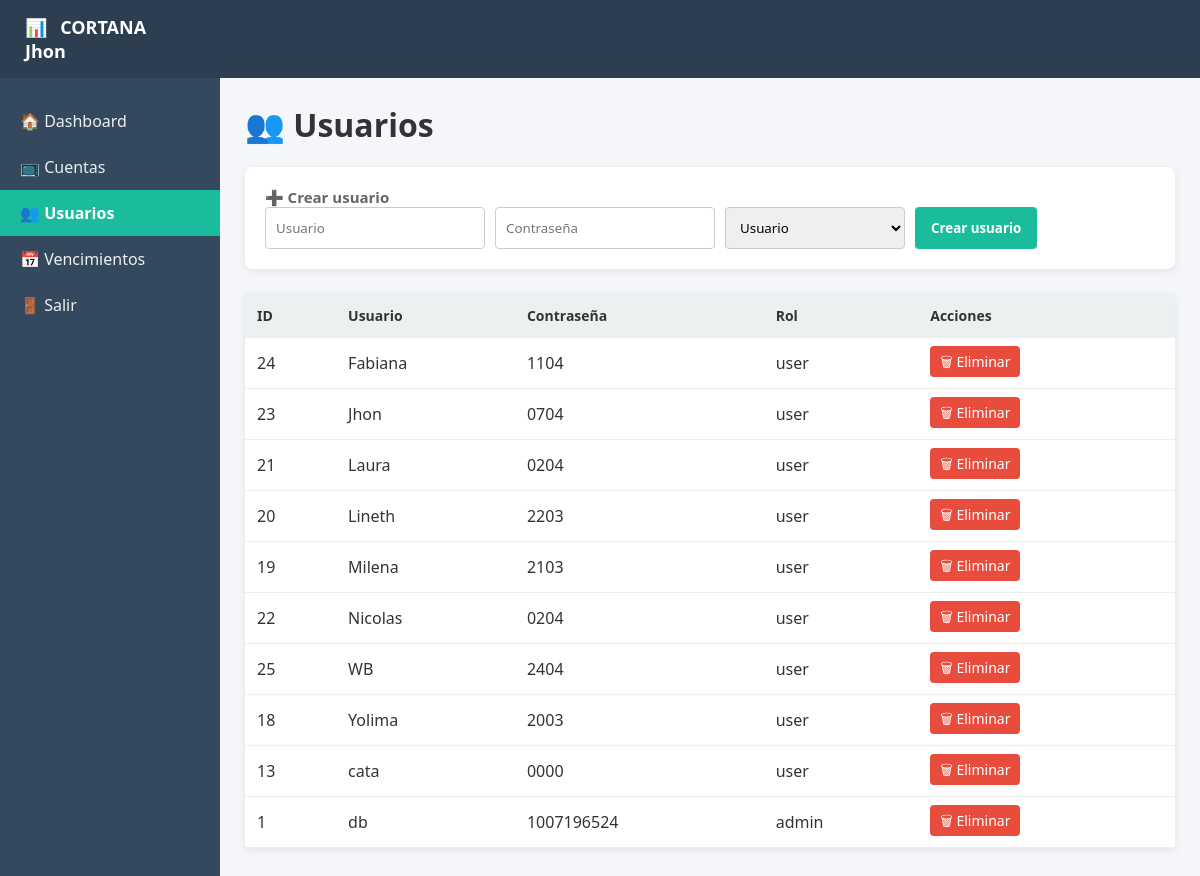
The app's page /usuarios (signed in) with its own data.
### tables this page shows
CREATE TABLE usuarios (
    id INTEGER PRIMARY KEY AUTOINCREMENT,
    username TEXT UNIQUE NOT NULL,
    password TEXT NOT NULL,
    rol TEXT NOT NULL
, telegram_id INTEGER);

### web/main.py (the view)
@app.get("/usuarios", response_class=HTMLResponse)
def usuarios(request: Request):
    if not require_admin(request):
        return RedirectResponse("/login", status_code=302)
    conn = db_connect()
    cur = conn.cursor()
    cur.execute("""
        SELECT id, username, password, rol
        FROM usuarios
        ORDER BY username
    """)
    usuarios = cur.fetchall()
    conn.close()
    return templates.TemplateResponse(
        request,
        "usuarios.html",
        {
            "request": request,
            "title": "Usuarios",
            "usuarios": usuarios,
        }
    )

### web/templates/usuarios.html (shortened to what this page needs)
{% extends "layout.html" %}
{% block content %}
<h1>👥 Usuarios</h1>
<div class="card form-card">
    <h3>➕ Crear usuario</h3>
    <form method="post" action="/usuarios/crear" class="formulario">
        <input type="text" name="username" placeholder="Usuario" required>
        <input type="text" name="password" placeholder="Contraseña" required>
        <select name="rol" required>
            <option value="user">Usuario</option>
        </select>
        <button type="submit">Crear usuario</button>
    </form>
</div>
{% if usuarios %}
<table class="tabla">
    <tr>
        <th>ID</th>
        <th>Usuario</th>
        <th>Contraseña</th>
        <th>Rol</th>
        <th>Acciones</th>
    </tr>
    {% for u in usuarios %}
    <tr>
        <td>{{ u[0] }}</td>
        <td>{{ u[1] }}</td>
        <td>{{ u[2] }}</td>
        <td>{{ u[3] }}</td>
        <td>
            <a class="btn eliminar" href="/usuarios/eliminar/{{ u[0] }}">🗑 Eliminar</a>
        </td>
    </tr>
    {% endfor %}
</table>
{% else %}
<p>No hay usuarios registrados.</p>
{% endif %}
{% endblock %}

### web/templates/layout.html (shortened to what this page needs)
<!DOCTYPE html>
<html lang="es">
<head>
    <link rel="stylesheet" href="/static/styles.css">
</head>
<body>
<header class="topbar">
    <div class="logo">📊 <span>CORTANA</span></div>
    <div class="user">
        {{ request.session.username }}
    </div>
</header>
<div class="container">
    <aside class="sidebar">
        <a href="/" class="{% if title=='Dashboard' %}active{% endif %}">🏠 Dashboard</a>
        <a href="/cuentas" class="{% if title=='Cuentas' %}active{% endif %}">📺 Cuentas</a>
        <a href="/usuarios" class="{% if title=='Usuarios' %}active{% endif %}">👥 Usuarios</a>
        <a href="/vencimientos" class="{% if title=='Vencimientos' %}active{% endif %}">📅 Vencimientos</a>
        <a href="/logout">🚪 Salir</a>
    </aside>
    <main class="content">
        {% block content %}{% endblock %}
    </main>
</div>
</body>
</html>

### web/templates/static/styles.css (style rules this page uses)
* { box-sizing: border-box; font-family: "Segoe UI", Arial, sans-serif; }
body { margin: 0; background: #f4f6f9; color: #333; }
.topbar { background: #2c3e50; color: #fff; padding: 15px 25px; font-size: 18px; font-weight: bold; }
.logo span { margin-left: 8px; }
.container { display: flex; height: calc(100vh - 60px); }
.sidebar { width: 220px; background: #34495e; padding: 20px 0; display: flex; flex-direction: column; }
.sidebar a { color: #ecf0f1; padding: 12px 20px; text-decoration: none; transition: background 0.2s; }
.sidebar a.active { background: #1abc9c; color: #fff; font-weight: bold; }
.content { flex: 1; padding: 25px; overflow-y: auto; }
.content h1 { margin-top: 0; }
.card { background: #fff; border-radius: 8px; padding: 20px; box-shadow: 0 2px 8px rgba(0,0,0,0.08); }
.card h3 { margin: 0; font-size: 15px; color: #666; }
.tabla { width: 100%; border-collapse: collapse; background: #fff; box-shadow: 0 2px 8px rgba(0,0,0,0.08); }
.tabla th, .tabla td { padding: 12px; border-bottom: 1px solid #eee; text-align: left; }
.tabla th { background: #ecf0f1; font-size: 14px; }
.btn { padding: 6px 10px; border-radius: 4px; text-decoration: none; margin-right: 5px; font-size: 14px; }
.btn.eliminar { background: #e74c3c; color: white; }
.sidebar { overflow-x: auto; white-space: nowrap; }
.sidebar a { flex: 0 0 auto; }
.form-card { margin-bottom: 25px; }
.formulario { display: flex; gap: 10px; flex-wrap: wrap; }
.formulario input, .formulario select { padding: 10px; border: 1px solid #ccc; border-radius: 4px; min-width: 180px; }
.formulario button { padding: 10px 16px; background: #1abc9c; color: white; border: none; border-radius: 4px; font-weight: bold; cursor: pointer; }

### records on screen
usuarios: session.username "Jhon", id "23", username "Jhon", password "0704", rol "user"
usuarios: id "24", username "Fabiana", password "1104", rol "user"
usuarios: id "21", username "Laura", password "0204", rol "user"
usuarios: id "20", username "Lineth", password "2203", rol "user"
usuarios: id "19", username "Milena", password "2103", rol "user"
usuarios: id "22", username "Nicolas", password "0204", rol "user"
usuarios: id "25", username "WB", password "2404", rol "user"
usuarios: id "18", username "Yolima", password "2003", rol "user"
usuarios: id "13", username "cata", password "0000", rol "user"
usuarios: id "1", username "db", password "1007196524", rol "admin"
